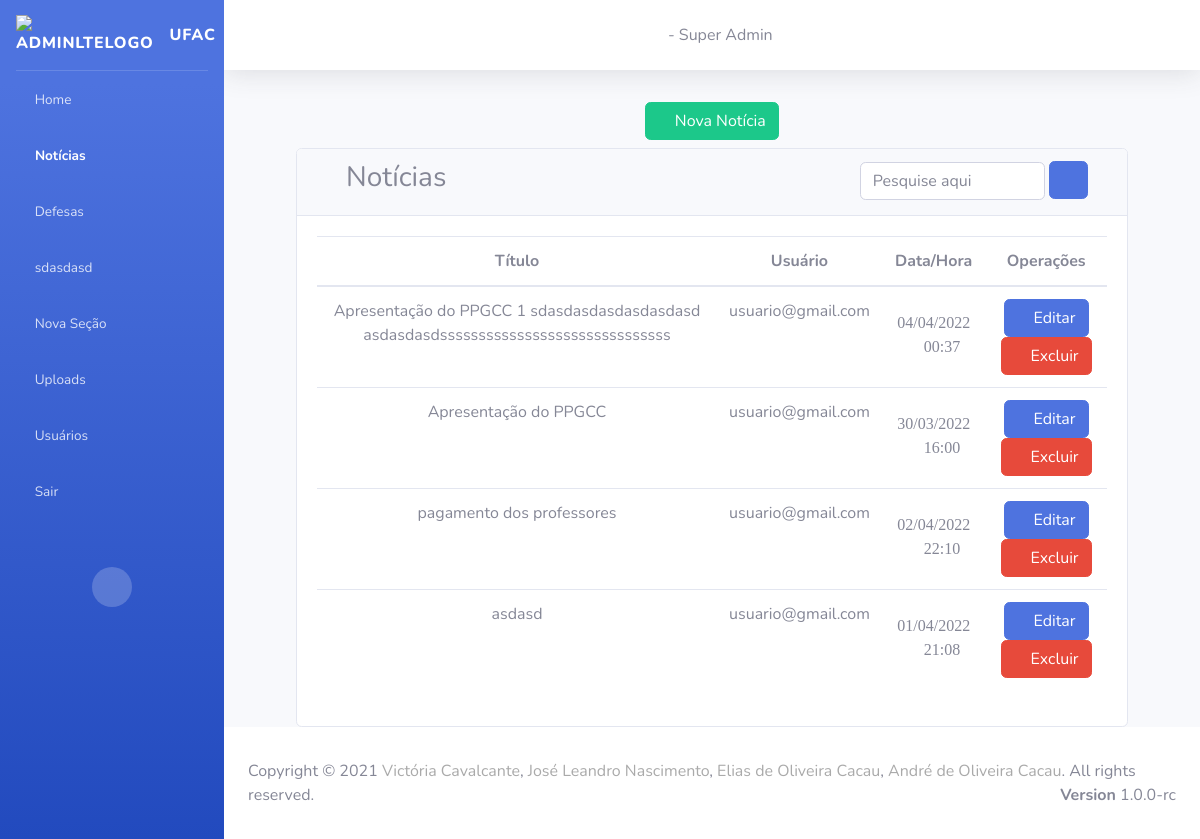
The page /noticias/ on the database as committed earlier.
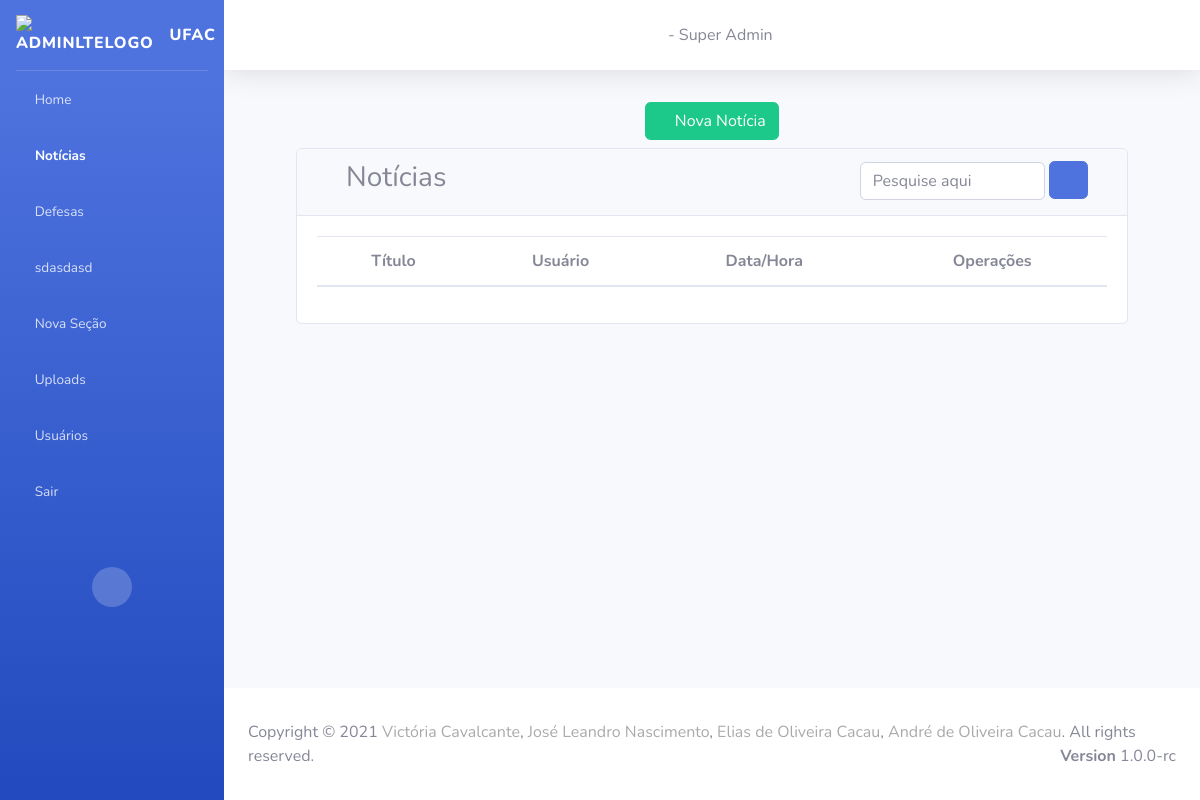
The same page on the database as committed later.
### secao/models.py (models this page shows)
class Secao(models.Model):
    titulo = models.CharField(
        unique=True,
        max_length= 200,
        null = False,
        blank = False
    )
    icon = models.CharField(
        max_length= 100,
        null = False,
        blank = False
    )
    usuario = models.ForeignKey(
        Usuario,
        on_delete=models.SET_NULL,
        null = True
    )
    ordem = models.IntegerField()
    ativada = models.BooleanField(
        default=True,
    )
    data_criacao = models.DateTimeField(auto_now=True)
    usuarios = models.ManyToManyField(Usuario,related_name="+")

### noticias/models.py (models this page shows)
class Noticia(models.Model):
    titulo = models.CharField(
        max_length = 100,
        null = False,
        blank = False
    )
    previa = models.TextField(
        null=False,
        blank = False
    )
    img = models.ForeignKey(
        Arquivo,
        null=True,
        blank=False,
        on_delete=models.SET_NULL,
        unique=False
    )
    conteudo = models.TextField(
        null = False,
        blank = False
    )
    usuario = models.ForeignKey(
        Usuario,
        unique=False,
        on_delete=models.SET_NULL,
        null=True,
        blank = False
    )
    data_publicacao = models.DateTimeField(
        auto_now = True
    )

### usuario/models.py (models this page shows)
class Usuario(models.Model):
    usuario = models.CharField(
        max_length = 100,
        null = False,
        blank = False
    )
    senha = models.CharField(
        max_length = 10,
        null = False,
        blank = False
    )
    permissao = models.IntegerField(
        null = False,
        blank = False
    )
    ativado = models.BooleanField(
        null = False,
        blank = False,
        default = True
    )
    data_cadastro = models.DateField(
        auto_now = True
    )

### noticias/views.py (the view)
# urls.py: path('', include('noticias.urls')),
def noticias(request):
    secoes = Secao.objects.all().order_by('ordem')
    noticias = Noticia.objects.all()
    subsecoes = Subsecao.objects.all().order_by('ordem')
    try:
        usuario_logado = Usuario.objects.get(
            id=request.session.get('id_usuario'))
    except:
        usuario_logado = None
    return render(request, "noticias/index.html", {"noticias": noticias, "secoes": secoes, 'usuario_logado': usuario_logado,'subsecoes':subsecoes})

### noticias/templates/noticias/index.html (shortened to what this page needs)
{% extends "base.html" %} {% block menu-noticia %}
<li class="nav-item active">
    <a class="nav-link" href="/noticias/">
        <i class="fas fa-newspaper"></i>
        <span translate="no">Notícias</span>
    </a>
</li>
{% endblock %} {% block conteudo %}
<div class="content-wrapper">
    <div class="content-header">
        <div class="container-fluid">
            <div class="row mb-2">
                <div class="text-center w-100">
                    <a class="btn btn-success mt-2" href="/add_noticia/">
                        <i class="fas fa-plus"></i> Nova Notícia
                    </a>
                </div>
            </div>
        </div>
        <section class="content">
            <div class="container">
                <div class="card">
                    <div class="card-header">
                        <div class="row">
                            <div class="col-8">
                                <h3><i class="nav-icon fas fa-newspaper"></i> Notícias</h3>
                            </div>
                            <div class="col-4">
                                <form action="/buscar_noticia/" method="post">
                                    <input type="text" class="form-control inputValor w-75" style="display:inline;" name="valor_pesquisa" placeholder="Pesquise aqui">
                                    <button class="btn btn-primary mb-1" style="display:inline;">
                                        <i class="fas fa-search"></i>
                                    </button>
                                </form>
                            </div>
                        </div>
                    </div>
                    <div class="card-body">
                        <div>
                            <table class="table">
                                <thead>
                                    <tr>
                                        <th class="text-center">Título</th>
                                        <th class="text-center">Usuário</th>
                                        <th class="text-center">Data/Hora</th>
                                        <th class="text-center">Operações</th>
                                    </tr>
                                </thead>
                                <tbody id="myTable">
                                    {% for noticia in noticias %}
                                    <tr>
                                        <td class="text-center">
                                            {{ noticia.titulo }}
                                        </td>
                                        <td class="text-center">
                                            {{noticia.usuario.usuario}}
                                        </td>
                                        <td class="text-center">
                                            <i class="far fa-calendar-alt" translate="no"> {{ noticia.data_publicacao|date:'d/m/Y' }} </i>
                                            <br>
                                            <i class="far fa-clock" translate="no"> {{ noticia.data_publicacao|date:'H:i' }} </i>
                                        </td>
                                        <td class="text-center">
                                            <form action="/editar_noticia/" style="display:inline;" method="POST">
                                                <button class="btn btn-primary">
                                                        <i class="fas fa-edit"></i>
                                                        Editar
                                                    </button>
                                            </form>
                                            <button type="button" class="btn btn-danger" data-toggle="modal" data-target="#modalDelete{{ noticia.id }}">
                                                    <i class="nav-icon fas fa-trash"></i>
                                                    Excluir
                                                </button>
                                        </td>
                                    </tr>
                                    {% endfor %}
                                </tbody>
                            </table>
                        </div>
                    </div>
                </div>
            </div>
        </section>
    </div>
</div>
{% endblock %}

### home/templates/base.html (shortened to what this page needs)
{% load static %} {% load auxiliares %}
<!DOCTYPE html>
<html lang="pt-BR">
<head>
    <link href="{% static 'vendor/fontawesome-free/css/all.min.css' %}" rel="stylesheet" type="text/css">
    <link href="{% static 'css/sb-admin-2.min.css' %}" rel="stylesheet">
    <link rel="stylesheet" href="{% static 'css/style-admin.css' %}">
    <link rel="stylesheet" href="{% static 'css/style-home.css' %}">
    <link rel="stylesheet" href="{% static 'css/style-contrele-permicoes.css' %}">
</head>
<body id="page-top">
    <div id="wrapper">
        <ul class="navbar-nav bg-gradient-primary sidebar sidebar-dark accordion" id="accordionSidebar">
            <a class="sidebar-brand d-flex align-items-center justify-content-flex-start" href="/">
                <div class="sidebar-brand-icon">
                    <img class="animation__shake" src="{% static '/img/ufac-logo.png' %}" alt="AdminLTELogo" height="auto" width="45">
                </div>
                <div class="sidebar-brand-text mx-3">UFAC</div>
            </a>
            <hr class="sidebar-divider my-0"> {% block menu-home %}
            <li class="nav-item">
                <a href="/home/" class="nav-link">
                    <i class="fas fa-home"></i>
                    <span translate="no">Home</span>
                </a>
            </li>
            {% endblock %} {% block menu-noticia %}{% endblock %} {% block menu-defesa %}
            <li class="nav-item">
                <a href="/defesa/" class="nav-link">
                    <i class="fas fa-user-graduate"></i>
                    <span translate="no">Defesas</span>
                </a>
            </li>
            {% endblock %} {% for secao in secoes %}
            <li class="nav-item">
                <a class="nav-link collapsed" href="#" data-toggle="collapse" data-target="#collapse{{secao.id}}" aria-expanded="true" aria-controls="collapseTwo">
                    <i class="{{ secao.icon }}"></i>
                    <span>{{secao.titulo}}</span>
                </a>
            </li>
            {% endfor %} {% block menu-secao-add %}
            <li class="nav-item">
                <a href="/addSecao/" class="nav-link">
                    <i class="fas fa-plus-circle"></i>
                    <span translate="no">Nova Seção</span>
                </a>
            </li>
            {% endblock %} {% block menu-upload %}
            <li class="nav-item">
                <a href="/upload" class="nav-link">
                    <i class="fas fa-upload"></i>
                    <span translate="no">Uploads</span>
                </a>
            </li>
            {% endblock %} {% block menu-usuario %}
            <li class="nav-item">
                <a href="/usuario/" class="nav-link">
                    <i class="fas fa-user-cog"></i>
                    <span translate="no">Usuários</span>
                </a>
            </li>
            {% endblock %}
            <li class="nav-item mb-5">
                <a href="" class="nav-link" data-toggle="modal" data-target="#sair">
                    <i class="nav-icon fas fa-reply"></i>
                    <span translate="no">Sair</span>
                </a>
            </li>
            <div class="text-center d-none d-md-inline">
                <button class="rounded-circle border-0" id="sidebarToggle"></button>
            </div>
        </ul>
        <div id="content-wrapper" class="d-flex flex-column">
            <div id="content">
                <nav class="navbar navbar-expand navbar-light bg-white topbar mb-4 static-top shadow">
                    <div class="text-center w-100">
                        <i class="fas fa-user-circle"></i> {{usuario_logado.usuario }} - Super Admin
                    </div>
                </nav>
                <div class="container-fluid">
                    <div class="container">
                         {% block conteudo %} {% endblock %}
                    </div>
                </div>
            </div>
            <footer class="sticky-footer bg-white">
                <div class="container">
                    Copyright &copy; 2021 <a href="https://github.com/VictoriaCavalcante" target="_blank" style="color: #aaa">Victória Cavalcante</a>,
                    <a href="https://github.com/JoseLeandroNascimento" target="_blank" style="color: #aaa">José Leandro
                        Nascimento</a>,
                    <a href="https://github.com/EliasCacau" target="_blank" style="color: #aaa">Elias de Oliveira
                        Cacau</a>,
                    <a href="https://github.com/AndreCacau" target="_blank" style="color: #aaa">André de Oliveira
                        Cacau</a>. All rights reserved.
                    <div class="float-right d-none d-sm-inline-block">
                        <b>Version</b> 1.0.0-rc
                    </div>
                </div>
            </footer>
        </div>
    </div>
</body>
</html>

Rows that differ between the two databases and show on the page:
removed Noticia: titulo "Apresentação do PPGCC 1 sdasdasdasdasdasdasd asdasdasdssssssssssssssssssssssssssssss", usuario.usuario "usuario@gmail.com", data_publicacao "04/04/2022", data_publicacao "00:37"
removed Noticia: titulo "Apresentação do PPGCC", usuario.usuario "usuario@gmail.com", data_publicacao "30/03/2022", data_publicacao "16:00"
removed Noticia: titulo "pagamento dos professores", usuario.usuario "usuario@gmail.com", data_publicacao "02/04/2022", data_publicacao "22:10"
removed Noticia: titulo "asdasd", usuario.usuario "usuario@gmail.com", data_publicacao "01/04/2022", data_publicacao "21:08"
